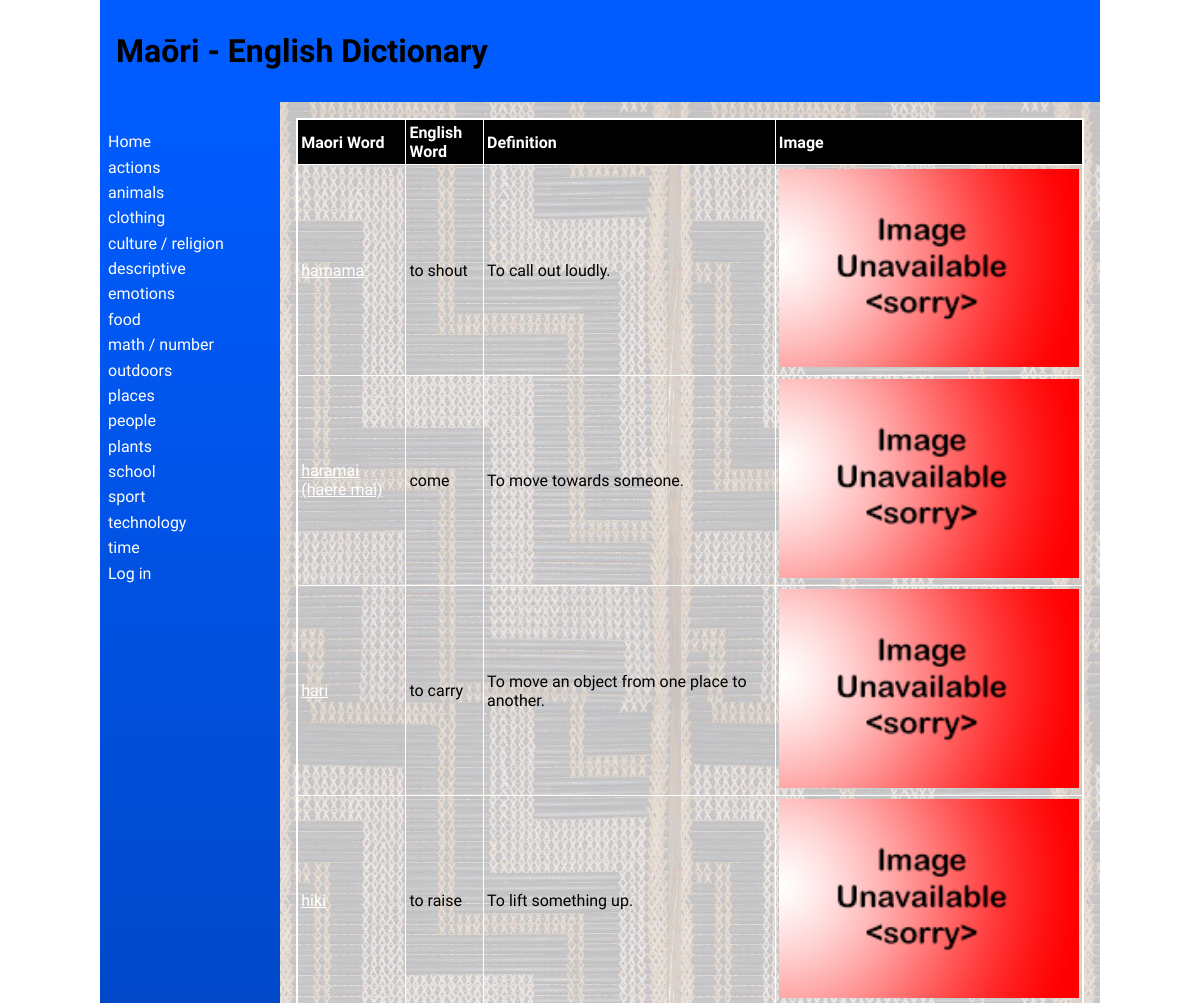
Page /categories/1 (upper part) on the earlier database version.
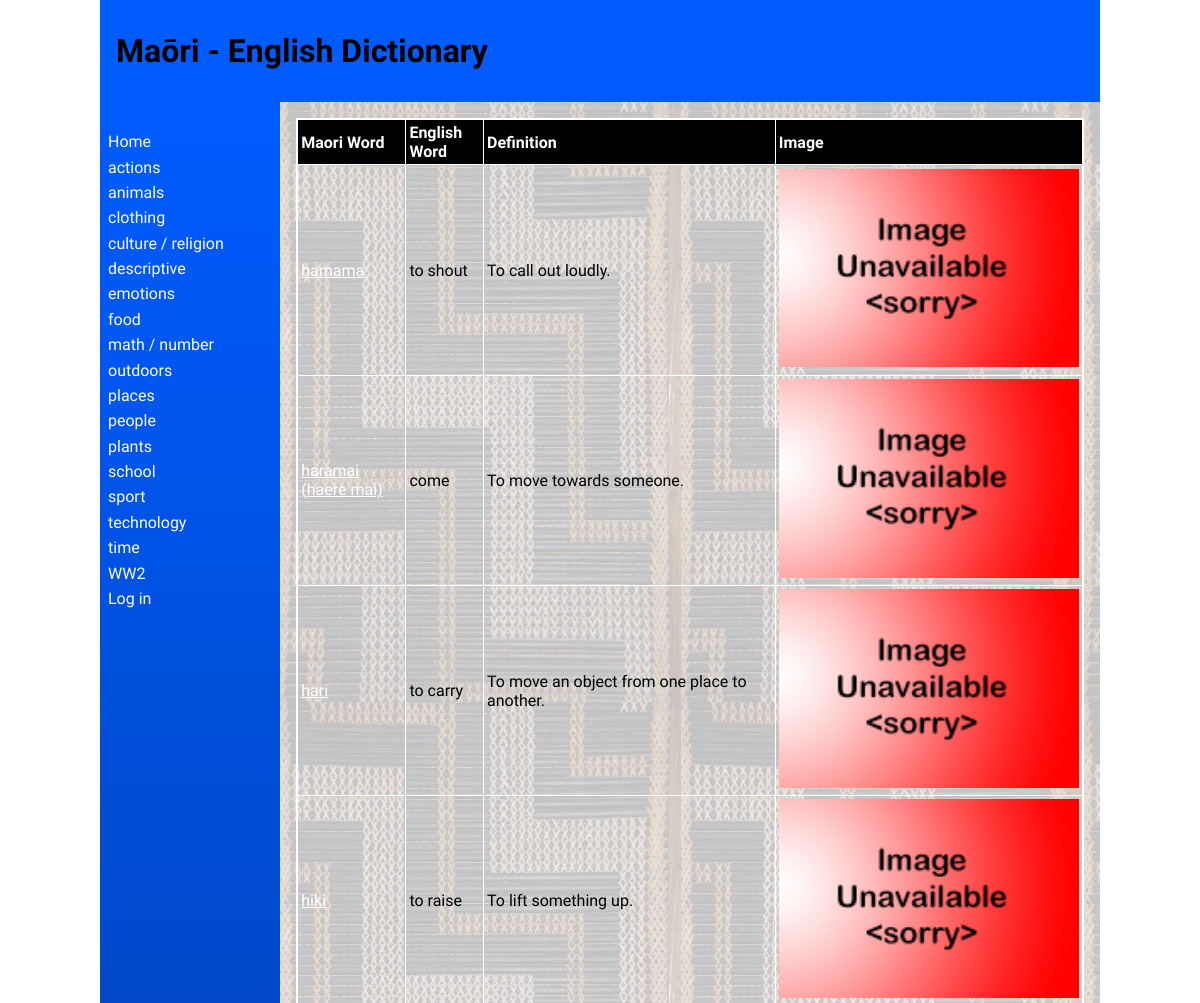
Same page on the later database version.
### tables this page shows
CREATE TABLE "category"
(
	id INTEGER
		constraint category_pk
			primary key autoincrement,
	category_name varchar(69) not null
);

CREATE TABLE "words"
(
	maori varchar(69),
	english varchar(69),
	category integer,
	definition varchar(100),
	levels integer,
	images varchar(69)
, id integer);

### app.py (the view)
@app.route('/categories/<cat_id>')
def render_categorypage(cat_id):
    con = create_connection(DB_NAME)
    query = "SELECT id, maori, english, definition, levels, images FROM words WHERE category=?" \
            "ORDER BY maori ASC"
    cur = con.cursor()
    cur.execute(query, (int(cat_id),))
    definition = cur.fetchall()
    print(definition)
    con.close()
    return render_template('words.html', definitions=definition, logged_in=is_logged_in(),
                           categories=fetch_categories())

### app.py (called while the page is built)
def create_connection(db_file):
    try:
        connection = sqlite3.connect(db_file)
        return connection
    except Error as e:
        print(e)
    return None

def fetch_categories():
    con = create_connection(DB_NAME)
    query = "SELECT id, category_name FROM category"
    cur = con.cursor()
    cur.execute(query)
    categories = cur.fetchall()
    con.close()
    return categories

def is_logged_in():
    if session.get("email") is None:
        print("you are not logged in")
        return False
    else:
        print("you are logged in")
        return True

### templates/words.html (shortened to what this page needs)
{% extends 'base.html' %}
{% block heading %}Maōri - English Dictionary{% endblock %}
{% block main %}
    <table>
        <tr>
            <th>Maori Word</th>
            <th>English Word</th>
            <th>Definition</th>
            <th>Image</th>
        </tr>
        {% for definition in definitions %}
            <tr>
                <td><a href="/word/{{ definition[0] }}/{{ definition[1] }}">{{ definition[1] }}</td>
                <td>{{ definition[2] }}</td>
                <td>{{ definition[3] }}</td>
                <td>
                    <object data="/static/images/{{ definition[2] }}.jpg" type="image/jpg">
                        <img src="/static/images/noimage.jpg"
                             alt="">
                    </object>
            </tr>
        {% endfor %}
    </table>
{% endblock %}

### templates/base.html (shortened to what this page needs)
<!doctype html>
<html lang="en">
<head>
   <link href="{{ url_for('static', filename='css/style.css') }}" rel="stylesheet">
</head>
<body>
   <div id="container">
      <header>
         <h1>{% block heading %}{% endblock %}</h1>
      </header>
      <nav>
         <ul>
                <li><a href="\">Home</a></li>
                {% for category in categories %}
                <li><a href="/categories/{{ category[0] }}">{{category[1]}}</a></li>
                {% endfor %}
         <li>
             {% if logged_in %}<a href="/logout">Log out</a>{% else %}
             <a href="/login">Log in</a></li>{% endif %}
         </ul>
      </nav>
      <main>
            {% block main%}{% endblock %}
      </main>
   </div>
</body>
</html>

### static/css/style.css (style rules this page uses)
* { font-family: Comfortaa, sans-serif; margin: 0; padding: 0; box-sizing: border-box; }
#container { display: grid; grid-template-columns: 75px auto; grid-template-areas: 'nav header' 'main main' 'footer footer'; }
header { grid-area: header; background-color: #005cff; padding: 1rem; }
nav { grid-area: nav; }
main { grid-area: main; padding: 1rem; background-color: #005cff; }
h1, h2, h3, h4 { padding: 1rem 0; font-family: 'Suez One', serif; color: #000000; text-shadow: 2px 2px 4px #005cff; }
a { color: #ffffff; }
object { width: 500px; }
object>img { width: 300px; }
table { width: 100%; border: 2px solid #ffffff; border-collapse: collapse; }
th, td { border: 1px solid #ffffff; padding: 0.2rem; text-align: left; }
th { background-color: #000000; color: #ffffff; }
@media only screen and (min-width: 768px) { #container { grid-template-columns: 180px auto; grid-template-areas: 'header header' 'nav main' 'footer footer'; } }
@media only screen and (min-width: 768px) { nav { background: linear-gradient(180deg, rgb(0, 92, 255) 0%, rgb(0, 0, 0) 50%, rgb(0, 144, 255) 100%); padding: 0.5rem; } }
@media only screen and (min-width: 768px) { nav ul { list-style: none; } }
@media only screen and (min-width: 768px) { nav li { padding: 0.2rem 0; } }
@media only screen and (min-width: 768px) { nav a { color: #fdfdfd; text-decoration: none; } }
@media only screen and (min-width: 768px) { main { background-image: url('static/images/poutama.jpg'); } }
@media only screen and (min-width: 1000px) { #container { width: 1000px; margin: auto; } }

Differences in the rows shown:
added category: category_name "WW2"
